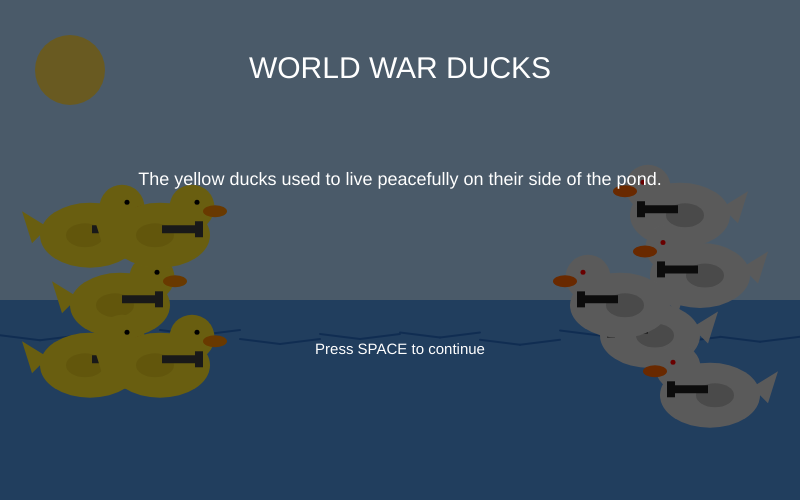
Frame 1 (no input)
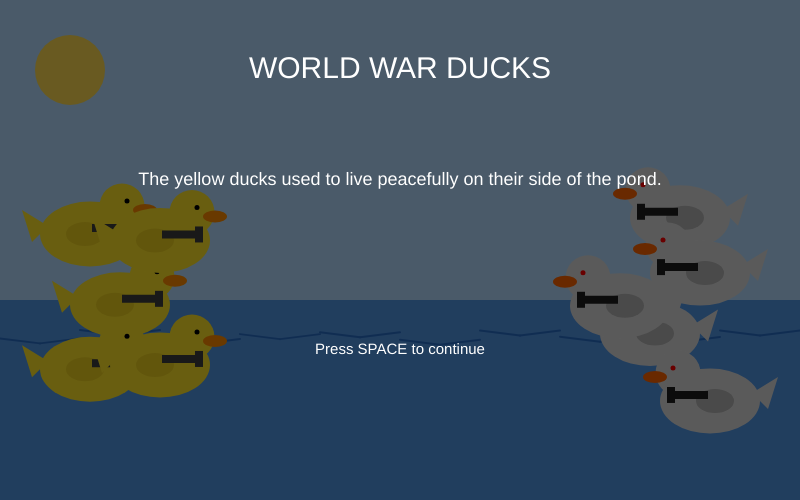
Frame 60 (no input)
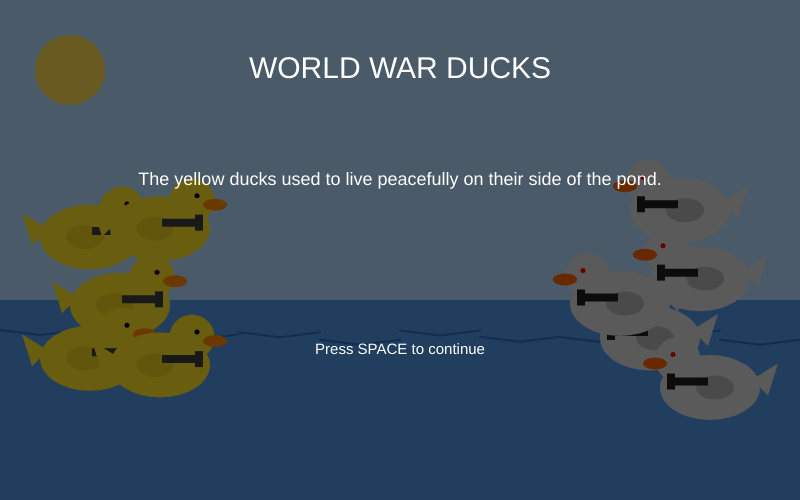
Frame 120 (the mouse pressed at the canvas centre since frame 60)

The p5.js sketch that drew these frames (run headless with seeded random() and noise() and a simulated clock; from frame 60 on, the mouse is pressed at the canvas centre):

// p5.js sketch
// ── sketch.js
let yellowDucks = [];
let grayDucks = [];

let yellowBullets = [];
let grayBullets = [];

let playerDuck;

let gameState = "story";
let storyStep = 0;
let countdown = 180;

let grayShootTimer = 0;

function setup() {
  createCanvas(800, 500);
  resetGame();
}

function draw() {
  drawBackground();

  if (gameState === "story") {
    drawStory();
  }

  if (gameState === "countdown") {
    drawCountdown();
  }

  if (gameState === "battle") {
    drawInstructions();

    movePlayer();
    moveGrayDucks();
    grayDucksShoot();

    drawAllDucks();
    updateBullets();

    checkWin();
    checkLose();
  }

  if (gameState === "victory") {
    drawVictoryScreen();
  }

  if (gameState === "defeat") {
    drawDefeatScreen();
  }
}

function resetGame() {
  yellowDucks = [];
  grayDucks = [];
  yellowBullets = [];
  grayBullets = [];

  playerDuck = new Duck(120, 305, "yellow", true);
  yellowDucks.push(playerDuck);

  yellowDucks.push(new Duck(90, 235, "yellow", false));
  yellowDucks.push(new Duck(90, 365, "yellow", false));
  yellowDucks.push(new Duck(160, 235, "yellow", false));
  yellowDucks.push(new Duck(160, 365, "yellow", false));

  grayDucks.push(new Duck(680, 215, "gray", false));
  grayDucks.push(new Duck(700, 275, "gray", false));
  grayDucks.push(new Duck(650, 335, "gray", false));
  grayDucks.push(new Duck(710, 395, "gray", false));
  grayDucks.push(new Duck(620, 305, "gray", false));

  grayShootTimer = 90;
}

function drawBackground() {
  background(180, 220, 255);

  noStroke();
  fill(255, 220, 80);
  ellipse(70, 70, 70, 70);

  fill(80, 150, 230);
  rect(0, 300, width, 200);

  stroke(40, 110, 200);
  strokeWeight(2);
  noFill();

  for (let x = 0; x < width; x += 80) {
    let waveY = 335 + sin(frameCount * 0.04 + x * 0.03) * 5;
    line(x, waveY, x + 40, waveY + 5);
    line(x + 40, waveY + 5, x + 80, waveY);
  }

  noStroke();
}

function drawStory() {
  drawAllDucks();

  fill(0, 150);
  rect(0, 0, width, height);

  fill(255);
  textAlign(CENTER, CENTER);

  textSize(30);
  text("WORLD WAR DUCKS", width / 2, 70);

  textSize(18);

  if (storyStep === 0) {
    text("The yellow ducks used to live peacefully on their side of the pond.", width / 2, 180);
  }

  if (storyStep === 1) {
    text("Then the gray ducks stole the Golden Bread Crumb.", width / 2, 180);
  }

  if (storyStep === 2) {
    text("The yellow ducks had no choice. They had to fight back.", width / 2, 180);
  }

  if (storyStep === 3) {
    text("Now the pond is split in two. Only one side can win.", width / 2, 180);
  }

  textSize(15);
  text("Press SPACE to continue", width / 2, 350);
}

function drawCountdown() {
  drawAllDucks();

  fill(0, 150);
  rect(0, 0, width, height);

  fill(255);
  textAlign(CENTER, CENTER);

  textSize(28);
  text("Get ready...", width / 2, 160);

  textSize(65);

  if (countdown > 120) {
    text("3", width / 2, 250);
  } else if (countdown > 60) {
    text("2", width / 2, 250);
  } else if (countdown > 0) {
    text("1", width / 2, 250);
  } else {
    gameState = "battle";
  }

  countdown--;
}

function drawInstructions() {
  fill(0);
  textAlign(CENTER, TOP);

  textSize(22);
  text("WORLD WAR DUCKS: 2026", width / 2, 15);

  textSize(14);
  text("WASD = move     SPACE = shoot     R = restart", width / 2, 45);

  textSize(13);
  text("Beat the gray ducks before they hit your leader.", width / 2, 65);
}

function movePlayer() {
  if (!playerDuck.alive) {
    return;
  }

  let speed = 4;

  if (keyIsDown(87)) {
    playerDuck.y -= speed;
  }

  if (keyIsDown(83)) {
    playerDuck.y += speed;
  }

  if (keyIsDown(65)) {
    playerDuck.x -= speed;
  }

  if (keyIsDown(68)) {
    playerDuck.x += speed;
  }

  playerDuck.x = constrain(playerDuck.x, 50, 370);
  playerDuck.y = constrain(playerDuck.y, 190, 420);
}

function moveGrayDucks() {
  for (let i = 0; i < grayDucks.length; i++) {
    let duck = grayDucks[i];

    if (duck.alive) {
      duck.x += duck.xSpeed;
      duck.y += duck.ySpeed;

      if (duck.x < 520 || duck.x > 740) {
        duck.xSpeed *= -1;
      }

      if (duck.y < 190 || duck.y > 420) {
        duck.ySpeed *= -1;
      }

      if (random(1) < 0.01) {
        duck.xSpeed = random(-1.4, 1.4);
        duck.ySpeed = random(-1.2, 1.2);
      }
    }
  }
}

function grayDucksShoot() {
  grayShootTimer--;

  if (grayShootTimer <= 0) {
    let aliveGray = [];

    for (let i = 0; i < grayDucks.length; i++) {
      if (grayDucks[i].alive) {
        aliveGray.push(grayDucks[i]);
      }
    }

    if (aliveGray.length > 0) {
      let shooter = random(aliveGray);
      shooter.shoot();
    }

    grayShootTimer = int(random(45, 90));
  }
}

function drawAllDucks() {
  for (let i = 0; i < yellowDucks.length; i++) {
    yellowDucks[i].update();
    yellowDucks[i].show();
  }

  for (let i = 0; i < grayDucks.length; i++) {
    grayDucks[i].update();
    grayDucks[i].show();
  }
}

function updateBullets() {
  for (let i = yellowBullets.length - 1; i >= 0; i--) {
    let b = yellowBullets[i];

    b.move();
    b.show();

    for (let j = 0; j < grayDucks.length; j++) {
      let duck = grayDucks[j];

      if (duck.alive && dist(b.x, b.y, duck.x, duck.y) < 42) {
        duck.die();
        yellowBullets.splice(i, 1);
        break;
      }
    }

    if (i < yellowBullets.length && b.x > width) {
      yellowBullets.splice(i, 1);
    }
  }

  for (let i = grayBullets.length - 1; i >= 0; i--) {
    let b = grayBullets[i];

    b.move();
    b.show();

    for (let j = 0; j < yellowDucks.length; j++) {
      let duck = yellowDucks[j];

      if (duck.alive && dist(b.x, b.y, duck.x, duck.y) < 42) {
        duck.die();
        grayBullets.splice(i, 1);
        break;
      }
    }

    if (i < grayBullets.length && b.x < 0) {
      grayBullets.splice(i, 1);
    }
  }
}

function checkWin() {
  let grayLeft = 0;

  for (let i = 0; i < grayDucks.length; i++) {
    if (grayDucks[i].alive) {
      grayLeft++;
    }
  }

  if (grayLeft === 0) {
    gameState = "victory";
  }
}

function checkLose() {
  if (!playerDuck.alive) {
    gameState = "defeat";
  }
}

function drawVictoryScreen() {
  background(255, 210, 80);

  fill(80, 150, 230);
  rect(0, 330, width, 170);

  fill(0);
  textAlign(CENTER, CENTER);

  textSize(34);
  text("VICTORY!", width / 2, 50);

  textSize(18);
  text("The yellow ducks took back the Golden Bread Crumb.", width / 2, 90);
  text("The pond now belongs to the yellow army.", width / 2, 118);

  push();
  translate(width / 2, 285);
  scale(1.55);
  drawLeaderDuck();
  pop();

  // army of yellow ducks
  for (let i = 0; i < 9; i++) {
    drawSmallDuck(80 + i * 80, 360);
  }

  for (let i = 0; i < 8; i++) {
    drawSmallDuck(120 + i * 80, 420);
  }

  fill(0);
  textSize(15);
  text("Press R to restart", width / 2, 475);
}

function drawDefeatScreen() {
  background(120);

  fill(0);
  textAlign(CENTER, CENTER);

  textSize(34);
  text("DEFEAT", width / 2, 170);

  textSize(18);
  text("The yellow duck leader has fallen.", width / 2, 220);
  text("The gray ducks keep the Golden Bread Crumb.", width / 2, 250);

  textSize(15);
  text("Press R to try again", width / 2, 330);
}

function drawSmallDuck(x, y) {
  push();
  translate(x, y);

  noStroke();
  fill(255, 230, 40);
  ellipse(0, 0, 55, 35);

  triangle(-22, -3, -38, -14, -32, 5);

  ellipse(18, -17, 25, 25);

  fill(255, 140, 0);
  ellipse(31, -15, 14, 8);

  fill(0);
  ellipse(20, -21, 3, 3);

  pop();
}

function drawLeaderDuck() {
  noStroke();

  fill(255, 230, 40);
  ellipse(0, 0, 110, 70);

  triangle(-48, -8, -76, -28, -64, 8);

  ellipse(35, -35, 52, 52);

  fill(255, 140, 0);
  ellipse(66, -31, 30, 15);

  fill(0);
  ellipse(42, -41, 6, 6);

  fill(255, 200, 0);
  triangle(15, -65, 25, -88, 35, -65);
  triangle(30, -65, 42, -92, 54, -65);
  triangle(48, -65, 58, -88, 68, -65);
  rect(15, -67, 53, 10);

  fill(240, 210, 30);
  ellipse(-8, 3, 42, 26);
}

class Duck {
  constructor(x, y, team, player) {
    this.x = x;
    this.y = y;
    this.team = team;
    this.player = player;

    this.alive = true;

    this.bobSpeed = random(0.035, 0.06);
    this.bobAmount = random(5, 9);
    this.bob = 0;

    this.xSpeed = random(-1.4, 1.4);
    this.ySpeed = random(-1.2, 1.2);

    this.shooting = false;
    this.shootTimer = 0;

    this.fallAngle = 0;
  }

  update() {
    if (this.alive) {
      this.bob = sin(frameCount * this.bobSpeed) * this.bobAmount;
    }

    if (this.shootTimer > 0) {
      this.shootTimer--;
    } else {
      this.shooting = false;
    }

    if (!this.alive) {
      if (this.team === "yellow" && this.fallAngle < HALF_PI) {
        this.fallAngle += 0.05;
      }

      if (this.team === "gray" && this.fallAngle > -HALF_PI) {
        this.fallAngle -= 0.05;
      }
    }
  }

  show() {
    push();

    translate(this.x, this.y + this.bob);
    rotate(this.fallAngle);

    if (this.team === "yellow") {
      this.drawYellowDuck();
    } else {
      this.drawGrayDuck();
    }

    pop();
  }

  drawYellowDuck() {
    noStroke();

    fill(255, 230, 40);
    ellipse(0, 0, 100, 65);

    triangle(-42, -8, -68, -24, -58, 8);

    ellipse(32, -28, 45, 45);

    fill(255, 140, 0);
    ellipse(55, -24, 24, 12);

    fill(0);
    ellipse(37, -33, 5, 5);

    fill(240, 210, 30);
    ellipse(-5, 0, 38, 24);

    fill(60);
    rect(2, -10, 38, 8);
    rect(35, -14, 8, 16);

    if (this.player && this.alive) {
      fill(255, 0, 0);
      triangle(22, -60, 32, -78, 42, -60);
    }

    if (this.shooting && this.alive) {
      fill(255, 220, 0);
      triangle(40, -14, 40, -2, 60, -8);
    }
  }

  drawGrayDuck() {
    noStroke();

    fill(220);
    ellipse(0, 0, 100, 65);

    triangle(42, -8, 68, -24, 58, 8);

    ellipse(-32, -28, 45, 45);

    fill(255, 100, 0);
    ellipse(-55, -24, 24, 12);

    fill(255, 0, 0);
    ellipse(-37, -33, 5, 5);

    fill(180);
    ellipse(5, 0, 38, 24);

    fill(30);
    rect(-40, -10, 38, 8);
    rect(-43, -14, 8, 16);

    if (this.shooting && this.alive) {
      fill(255, 80, 0);
      triangle(-40, -14, -40, -2, -60, -8);
    }
  }

  shoot() {
    if (!this.alive) {
      return;
    }

    this.shooting = true;
    this.shootTimer = 12;

    if (this.team === "yellow") {
      yellowBullets.push(new Bullet(this.x + 58, this.y - 10, 1, "yellow"));
    }

    if (this.team === "gray") {
      grayBullets.push(new Bullet(this.x - 58, this.y - 10, -1, "gray"));
    }
  }

  die() {
    this.alive = false;
    this.shooting = false;
  }
}

class Bullet {
  constructor(x, y, direction, team) {
    this.x = x;
    this.y = y;
    this.direction = direction;
    this.team = team;
    this.speed = 7;
  }

  move() {
    this.x += this.speed * this.direction;
  }

  show() {
    noStroke();

    if (this.team === "yellow") {
      fill(30);
    } else {
      fill(120, 0, 0);
    }

    ellipse(this.x, this.y, 8, 8);
  }
}

function keyPressed() {
  if (gameState === "story" && key === " ") {
    storyStep++;

    if (storyStep > 3) {
      gameState = "countdown";
      countdown = 180;
    }
  } else if (gameState === "battle" && key === " ") {
    playerDuck.shoot();
  }

  if (key === "r" || key === "R") {
    resetGame();
    gameState = "story";
    storyStep = 0;
    countdown = 180;
  }
}
